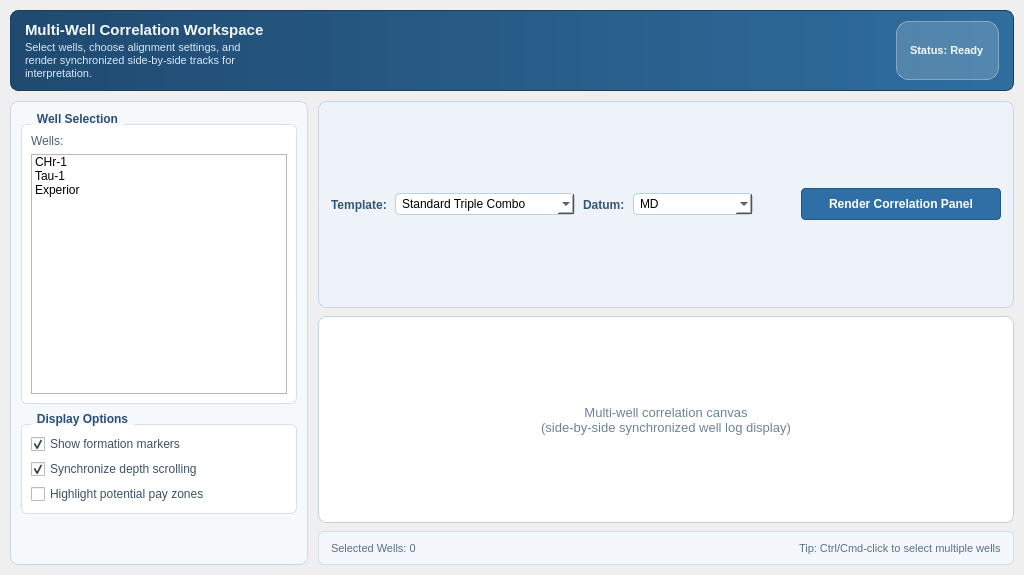
    <widget class="QWidget" name="tabWellCorrelation">
     <attribute name="title">
      <string>Well Correlation</string>
     </attribute>
     <layout class="QVBoxLayout" name="layoutWellCorr">
      <property name="spacing">
        <number>10</number>
      </property>
      <property name="leftMargin">
        <number>10</number>
      </property>
      <property name="topMargin">
        <number>10</number>
      </property>
      <property name="rightMargin">
        <number>10</number>
      </property>
      <property name="bottomMargin">
        <number>10</number>
      </property>
      <item>
        <widget class="QFrame" name="frameWCHeader">
         <property name="styleSheet">
          <string>QFrame#frameWCHeader{background:qlineargradient(x1:0,y1:0,x2:1,y2:0,stop:0 #204A70,stop:1 #2F6E9F);border:1px solid #1C3E5A;border-radius:8px;} QLabel{color:#F4F9FF;}</string>
         </property>
         <property name="frameShape">
          <enum>QFrame::StyledPanel</enum>
         </property>
         <layout class="QHBoxLayout" name="layoutWCHeader">
          <property name="leftMargin">
            <number>14</number>
          </property>
          <property name="topMargin">
            <number>10</number>
          </property>
          <property name="rightMargin">
            <number>14</number>
          </property>
          <property name="bottomMargin">
            <number>10</number>
          </property>
          <item>
            <layout class="QVBoxLayout" name="layoutWCHeaderText">
             <property name="spacing">
              <number>2</number>
             </property>
             <item>
              <widget class="QLabel" name="lblWCTitle">
                <property name="styleSheet">
                 <string>font-size:15px;font-weight:700;</string>
                </property>
                <property name="text">
                 <string>Multi-Well Correlation Workspace</string>
                </property>
              </widget>
             </item>
             <item>
              <widget class="QLabel" name="lblWCSubtitle">
                <property name="styleSheet">
                 <string>color:#D8E9F7;font-size:11px;</string>
                </property>
                <property name="text">
                 <string>Select wells, choose alignment settings, and render synchronized side-by-side tracks for interpretation.</string>
                </property>
                <property name="wordWrap">
                 <bool>true</bool>
                </property>
              </widget>
             </item>
            </layout>
          </item>
          <item>
            <spacer name="horizontalSpacerWCHeader">
             <property name="orientation">
              <enum>Qt::Horizontal</enum>
             </property>
             <property name="sizeHint" stdset="0">
              <size>
                <width>40</width>
                <height>20</height>
              </size>
             </property>
            </spacer>
          </item>
          <item>
            <widget class="QLabel" name="lblWCProjectState">
             <property name="styleSheet">
              <string>background:rgba(255,255,255,0.18);border:1px solid rgba(255,255,255,0.35);border-radius:12px;padding:4px 10px;font-size:11px;font-weight:600;</string>
             </property>
             <property name="text">
              <string>Status: Ready</string>
             </property>
            </widget>
          </item>
         </layout>
        </widget>
      </item>
      <item>
        <layout class="QHBoxLayout" name="layoutWCMainBody">
         <property name="spacing">
          <number>10</number>
         </property>
         <item>
          <widget class="QFrame" name="frameWCSidebar">
            <property name="minimumSize">
             <size>
              <width>280</width>
              <height>0</height>
             </size>
            </property>
            <property name="maximumSize">
             <size>
              <width>340</width>
              <height>16777215</height>
             </size>
            </property>
            <property name="styleSheet">
             <string>QFrame#frameWCSidebar{background:#F6F9FC;border:1px solid #C9D8E8;border-radius:8px;} QGroupBox{font-weight:700;color:#2A4E77;border:1px solid #D5E0EB;border-radius:6px;margin-top:12px;background:#FFFFFF;} QGroupBox::title{subcontrol-origin:margin;left:10px;padding:0 4px;} QLabel{color:#4D6074;} QCheckBox{color:#3F5164;}</string>
            </property>
            <property name="frameShape">
             <enum>QFrame::StyledPanel</enum>
            </property>
            <layout class="QVBoxLayout" name="layoutWCSidebar">
             <property name="leftMargin">
              <number>10</number>
             </property>
             <property name="topMargin">
              <number>10</number>
             </property>
             <property name="rightMargin">
              <number>10</number>
             </property>
             <property name="bottomMargin">
              <number>10</number>
             </property>
             <property name="spacing">
              <number>8</number>
             </property>
             <item>
              <widget class="QGroupBox" name="groupWCWells">
                <property name="title">
                 <string>Well Selection</string>
                </property>
                <layout class="QVBoxLayout" name="layoutWCWellsGroup">
                 <property name="spacing">
                  <number>6</number>
                 </property>
                 <item>
                  <widget class="QLabel" name="auto_label_050">
                    <property name="text">
                     <string>Wells:</string>
                    </property>
                  </widget>
                 </item>
                 <item>
                  <widget class="QListWidget" name="listWCWells">
                    <property name="minimumSize">
                     <size>
                      <width>0</width>
                      <height>240</height>
                     </size>
                    </property>
                    <property name="selectionMode">
                     <enum>QAbstractItemView::ExtendedSelection</enum>
                    </property>
                    <item>
                     <property name="text">
                      <string>CHr-1</string>
                     </property>
                    </item>
                    <item>
                     <property name="text">
                      <string>Tau-1</string>
                     </property>
                    </item>
                    <item>
                     <property name="text">
                      <string>Experior</string>
                     </property>
                    </item>
                  </widget>
                 </item>
                </layout>
              </widget>
             </item>
             <item>
              <widget class="QGroupBox" name="groupWCDisplayOptions">
                <property name="title">
                 <string>Display Options</string>
                </property>
                <layout class="QVBoxLayout" name="layoutWCDisplayOptions">
                 <property name="spacing">
                  <number>5</number>
                 </property>
                 <item>
                  <widget class="QCheckBox" name="checkWCShowMarkers">
                    <property name="text">
                     <string>Show formation markers</string>
                    </property>
                    <property name="checked">
                     <bool>true</bool>
                    </property>
                  </widget>
                 </item>
                 <item>
                  <widget class="QCheckBox" name="checkWCSyncDepth">
                    <property name="text">
                     <string>Synchronize depth scrolling</string>
                    </property>
                    <property name="checked">
                     <bool>true</bool>
                    </property>
                  </widget>
                 </item>
                 <item>
                  <widget class="QCheckBox" name="checkWCHighlightPay">
                    <property name="text">
                     <string>Highlight potential pay zones</string>
                    </property>
                  </widget>
                 </item>
                </layout>
              </widget>
             </item>
             <item>
              <spacer name="verticalSpacerWCSidebarBottom">
                <property name="orientation">
                 <enum>Qt::Vertical</enum>
                </property>
                <property name="sizeHint" stdset="0">
                 <size>
                  <width>20</width>
                  <height>40</height>
                 </size>
                </property>
              </spacer>
             </item>
            </layout>
          </widget>
         </item>
         <item>
          <layout class="QVBoxLayout" name="layoutWCRightPane">
            <property name="spacing">
             <number>8</number>
            </property>
            <item>
             <widget class="QFrame" name="frameWCToolbar">
              <property name="styleSheet">
                <string>QFrame#frameWCToolbar{background:#EDF3F8;border:1px solid #C7D6E6;border-radius:8px;} QLabel{font-weight:600;color:#355673;} QComboBox{background:#FFFFFF;border:1px solid #BCCEE0;border-radius:4px;padding:2px 6px;} QPushButton{background:#2F6FA6;color:#FFFFFF;border:1px solid #255881;border-radius:4px;padding:5px 12px;font-weight:600;} QPushButton:hover{background:#3A7AB1;}</string>
              </property>
              <property name="frameShape">
                <enum>QFrame::StyledPanel</enum>
              </property>
              <layout class="QHBoxLayout" name="layoutWCControls">
                <property name="leftMargin">
                 <number>12</number>
                </property>
                <property name="topMargin">
                 <number>8</number>
                </property>
                <property name="rightMargin">
                 <number>12</number>
                </property>
                <property name="bottomMargin">
                 <number>8</number>
                </property>
                <property name="spacing">
                 <number>8</number>
                </property>
                <item>
                 <widget class="QLabel" name="auto_label_051">
                  <property name="text">
                    <string>Template:</string>
                  </property>
                 </widget>
                </item>
                <item>
                 <widget class="QComboBox" name="comboWCTemplate">
                  <property name="minimumSize">
                    <size>
                     <width>180</width>
                     <height>0</height>
                    </size>
                  </property>
                  <item>
                    <property name="text">
                     <string>Standard Triple Combo</string>
                    </property>
                  </item>
                  <item>
                    <property name="text">
                     <string>Formation Evaluation</string>
                    </property>
                  </item>
                 </widget>
                </item>
                <item>
                 <widget class="QLabel" name="auto_label_052">
                  <property name="text">
                    <string>Datum:</string>
                  </property>
                 </widget>
                </item>
                <item>
                 <widget class="QComboBox" name="comboWCDatum">
                  <property name="minimumSize">
                    <size>
                     <width>120</width>
                     <height>0</height>
                    </size>
                  </property>
                  <item>
                    <property name="text">
                     <string>MD</string>
                    </property>
                  </item>
                  <item>
                    <property name="text">
                     <string>TVDSS</string>
                    </property>
                  </item>
                  <item>
                    <property name="text">
                     <string>Formation Top</string>
                    </property>
                  </item>
                 </widget>
                </item>
                <item>
                 <spacer name="spacerWC">
                  <property name="orientation">
                    <enum>Qt::Horizontal</enum>
                  </property>
                  <property name="sizeHint" stdset="0">
                    <size>
                     <width>40</width>
                     <height>20</height>
                    </size>
                  </property>
                 </spacer>
                </item>
                <item>
                 <widget class="QPushButton" name="btnWCRender">
                  <property name="minimumSize">
                    <size>
                     <width>200</width>
                     <height>32</height>
                    </size>
                  </property>
                  <property name="text">
                    <string>Render Correlation Panel</string>
                  </property>
                 </widget>
                </item>
              </layout>
             </widget>
            </item>
            <item>
             <widget class="QFrame" name="frameWCCanvas">
              <property name="styleSheet">
                <string>QFrame#frameWCCanvas{background:#FFFFFF;border:1px solid #C2D0E0;border-radius:8px;} QLabel{color:#6E8296;font-size:13px;}</string>
              </property>
              <property name="frameShape">
                <enum>QFrame::StyledPanel</enum>
              </property>
              <property name="frameShadow">
                <enum>QFrame::Sunken</enum>
              </property>
              <layout class="QVBoxLayout" name="layoutWCCanvas">
                <property name="leftMargin">
                 <number>10</number>
                </property>
                <property name="topMargin">
                 <number>10</number>
                </property>
                <property name="rightMargin">
                 <number>10</number>
                </property>
                <property name="bottomMargin">
                 <number>10</number>
                </property>
                <item>
                 <widget class="QLabel" name="lblWCPlaceholder">
                  <property name="text">
                    <string>Multi-well correlation canvas
(side-by-side synchronized well log display)</string>
                  </property>
                  <property name="alignment">
                    <set>Qt::AlignCenter</set>
                  </property>
                 </widget>
                </item>
              </layout>
             </widget>
            </item>
            <item>
             <widget class="QFrame" name="frameWCStatusBar">
              <property name="minimumSize">
                <size>
                 <width>0</width>
                 <height>34</height>
                </size>
              </property>
              <property name="maximumSize">
                <size>
                 <width>16777215</width>
                 <height>34</height>
                </size>
              </property>
              <property name="styleSheet">
                <string>QFrame#frameWCStatusBar{background:#F4F8FC;border:1px solid #D2DEEA;border-radius:6px;} QLabel{color:#57708A;font-size:11px;}</string>
              </property>
              <layout class="QHBoxLayout" name="layoutWCStatusBar">
                <property name="leftMargin">
                 <number>12</number>
                </property>
                <property name="topMargin">
                 <number>6</number>
                </property>
                <property name="rightMargin">
                 <number>12</number>
                </property>
                <property name="bottomMargin">
                 <number>6</number>
                </property>
                <item>
                 <widget class="QLabel" name="lblWCStatusLeft">
                  <property name="text">
                    <string>Selected Wells: 0</string>
                  </property>
                 </widget>
                </item>
                <item>
                 <spacer name="horizontalSpacerWCStatus">
                  <property name="orientation">
                    <enum>Qt::Horizontal</enum>
                  </property>
                  <property name="sizeHint" stdset="0">
                    <size>
                     <width>40</width>
                     <height>20</height>
                    </size>
                  </property>
                 </spacer>
                </item>
                <item>
                 <widget class="QLabel" name="lblWCStatusRight">
                  <property name="text">
                    <string>Tip: Ctrl/Cmd-click to select multiple wells</string>
                  </property>
                 </widget>
                </item>
              </layout>
             </widget>
            </item>
          </layout>
         </item>
        </layout>
      </item>
     </layout>
    </widget>
